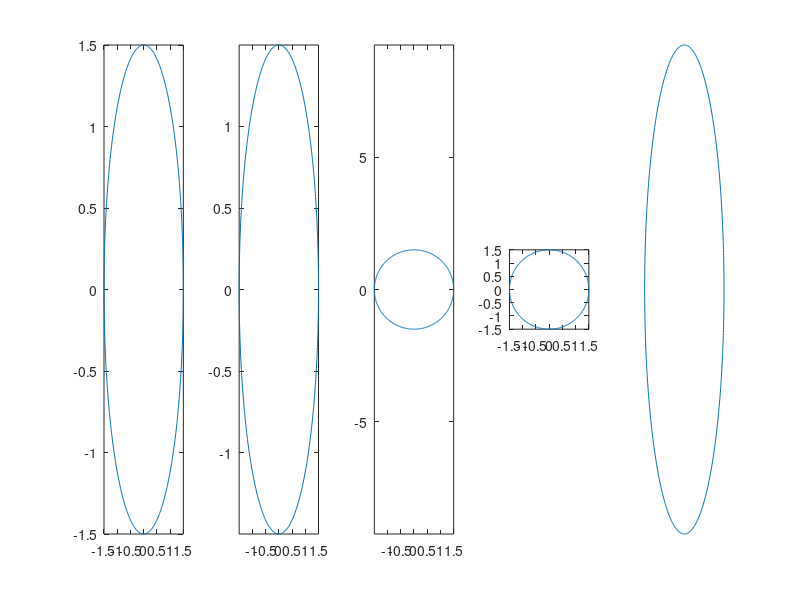

The MATLAB source for this figure:
theta = linspace(0, 2*pi, 500);
x = 1.5*cos(theta); y = 1.5*sin(theta); 
subplot(1, 5, 1);  plot(x, y);
subplot(1, 5, 2);  plot(x, y);  axis tight
subplot(1, 5, 3);  plot(x, y);  axis equal
subplot(1, 5, 4);  plot(x, y);  axis square
subplot(1, 5, 5);  plot(x, y);  axis off
